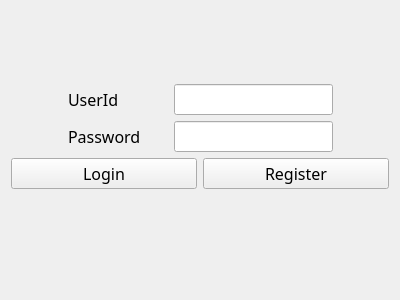
<?xml version="1.0" encoding="UTF-8"?>
<ui version="4.0">
 <class>RegisterAndLoginWidget</class>
 <widget class="QWidget" name="RegisterAndLoginWidget">
  <property name="geometry">
   <rect>
    <x>0</x>
    <y>0</y>
    <width>400</width>
    <height>300</height>
   </rect>
  </property>
  <property name="windowTitle">
   <string>Form</string>
  </property>
  <layout class="QVBoxLayout" name="verticalLayout">
   <item>
    <spacer name="verticalSpacer_2">
     <property name="orientation">
      <enum>Qt::Vertical</enum>
     </property>
     <property name="sizeHint" stdset="0">
      <size>
       <width>20</width>
       <height>40</height>
      </size>
     </property>
    </spacer>
   </item>
   <item>
    <layout class="QHBoxLayout" name="horizontalLayout">
     <item>
      <spacer name="horizontalSpacer">
       <property name="orientation">
        <enum>Qt::Horizontal</enum>
       </property>
       <property name="sizeHint" stdset="0">
        <size>
         <width>40</width>
         <height>20</height>
        </size>
       </property>
      </spacer>
     </item>
     <item>
      <widget class="QLabel" name="label">
       <property name="minimumSize">
        <size>
         <width>100</width>
         <height>0</height>
        </size>
       </property>
       <property name="maximumSize">
        <size>
         <width>100</width>
         <height>16777215</height>
        </size>
       </property>
       <property name="font">
        <font>
         <family>文泉驿正黑</family>
         <pointsize>12</pointsize>
        </font>
       </property>
       <property name="text">
        <string>UserId</string>
       </property>
      </widget>
     </item>
     <item>
      <widget class="QLineEdit" name="userIdEdit">
       <property name="font">
        <font>
         <family>文泉驿正黑</family>
         <pointsize>12</pointsize>
         <weight>75</weight>
         <bold>true</bold>
        </font>
       </property>
      </widget>
     </item>
     <item>
      <spacer name="horizontalSpacer_2">
       <property name="orientation">
        <enum>Qt::Horizontal</enum>
       </property>
       <property name="sizeHint" stdset="0">
        <size>
         <width>40</width>
         <height>20</height>
        </size>
       </property>
      </spacer>
     </item>
    </layout>
   </item>
   <item>
    <layout class="QHBoxLayout" name="horizontalLayout_2">
     <item>
      <spacer name="horizontalSpacer_3">
       <property name="orientation">
        <enum>Qt::Horizontal</enum>
       </property>
       <property name="sizeHint" stdset="0">
        <size>
         <width>40</width>
         <height>20</height>
        </size>
       </property>
      </spacer>
     </item>
     <item>
      <widget class="QLabel" name="label_2">
       <property name="minimumSize">
        <size>
         <width>100</width>
         <height>0</height>
        </size>
       </property>
       <property name="maximumSize">
        <size>
         <width>100</width>
         <height>16777215</height>
        </size>
       </property>
       <property name="font">
        <font>
         <family>文泉驿正黑</family>
         <pointsize>12</pointsize>
        </font>
       </property>
       <property name="text">
        <string>Password</string>
       </property>
      </widget>
     </item>
     <item>
      <widget class="QLineEdit" name="passwordEdit">
       <property name="font">
        <font>
         <family>文泉驿正黑</family>
         <pointsize>12</pointsize>
         <weight>75</weight>
         <bold>true</bold>
        </font>
       </property>
      </widget>
     </item>
     <item>
      <spacer name="horizontalSpacer_4">
       <property name="orientation">
        <enum>Qt::Horizontal</enum>
       </property>
       <property name="sizeHint" stdset="0">
        <size>
         <width>40</width>
         <height>20</height>
        </size>
       </property>
      </spacer>
     </item>
    </layout>
   </item>
   <item>
    <layout class="QHBoxLayout" name="horizontalLayout_3">
     <item>
      <widget class="QPushButton" name="loginBtn">
       <property name="font">
        <font>
         <family>文泉驿正黑</family>
         <pointsize>12</pointsize>
        </font>
       </property>
       <property name="text">
        <string>Login</string>
       </property>
      </widget>
     </item>
     <item>
      <widget class="QPushButton" name="registerBtn">
       <property name="font">
        <font>
         <family>文泉驿正黑</family>
         <pointsize>12</pointsize>
        </font>
       </property>
       <property name="text">
        <string>Register</string>
       </property>
      </widget>
     </item>
    </layout>
   </item>
   <item>
    <widget class="QLabel" name="infoLabel">
     <property name="font">
      <font>
       <family>文泉驿正黑</family>
       <pointsize>12</pointsize>
       <weight>75</weight>
       <bold>true</bold>
      </font>
     </property>
     <property name="text">
      <string/>
     </property>
     <property name="alignment">
      <set>Qt::AlignCenter</set>
     </property>
    </widget>
   </item>
   <item>
    <spacer name="verticalSpacer">
     <property name="orientation">
      <enum>Qt::Vertical</enum>
     </property>
     <property name="sizeHint" stdset="0">
      <size>
       <width>20</width>
       <height>40</height>
      </size>
     </property>
    </spacer>
   </item>
  </layout>
 </widget>
 <resources/>
 <connections/>
</ui>
